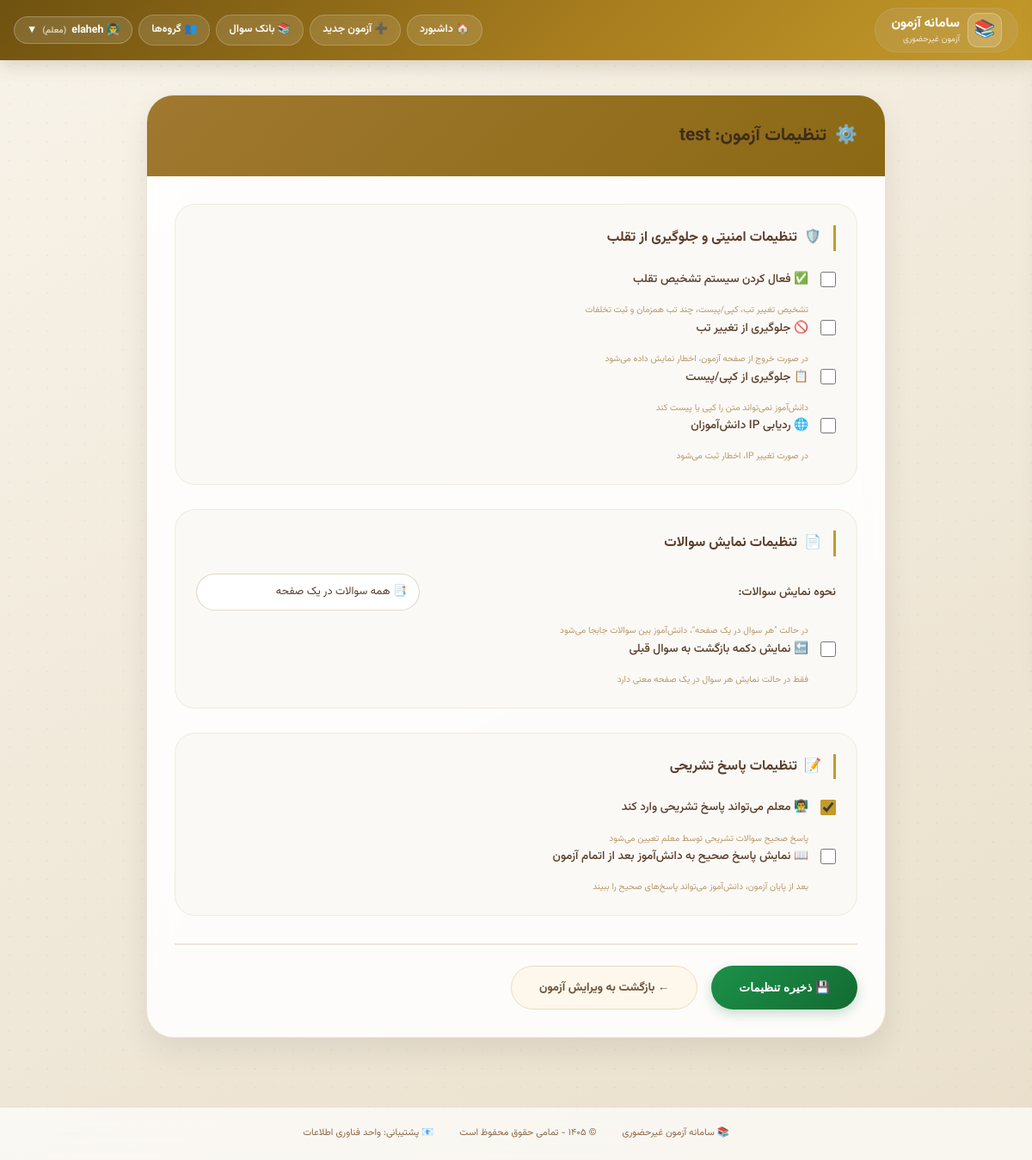
Screenshot of /teacher/exam/22/settings/ (signed in) with the database file from the repository.
### accounts/models.py (models this page shows, shortened)
class User(AbstractUser):
    ROLE_CHOICES = [
        ('admin', 'ادمین'),
        ('teacher', 'معلم'),
        ('student', 'دانش‌آموز'),
    ]
    role = models.CharField(max_length=10, choices=ROLE_CHOICES, default='student')
    grade = models.ForeignKey(Grade, on_delete=models.SET_NULL, null=True, blank=True)
    student_code = models.CharField(max_length=10, unique=True, null=True, blank=True)
    phone = models.CharField(max_length=15, blank=True)

### exams/models.py (models this page shows, shortened)
class Exam(models.Model):
    title = models.CharField(max_length=200)
    teacher = models.ForeignKey(settings.AUTH_USER_MODEL, on_delete=models.CASCADE,
                                limit_choices_to={'role': 'teacher'})
    grade = models.ForeignKey(Grade, on_delete=models.CASCADE)
    duration_minutes = models.IntegerField()
    start_time = models.DateTimeField()
    end_time = models.DateTimeField()
    students = models.ManyToManyField(settings.AUTH_USER_MODEL, related_name='exams',
                                      limit_choices_to={'role': 'student'})
    is_active = models.BooleanField(default=True)
    show_score_to_student = models.BooleanField(default=False)
    created_at = models.DateTimeField(auto_now_add=True)
    random_questions = models.BooleanField(default=False)
    enable_anti_cheat = models.BooleanField(default=True, verbose_name="فعال کردن سیستم تشخیص تقلب")
    prevent_tab_switch = models.BooleanField(default=True, verbose_name="جلوگیری از تغییر تب")
    prevent_copy_paste = models.BooleanField(default=True, verbose_name="جلوگیری از کپی/پیست")
    track_ip = models.BooleanField(default=True, verbose_name="ردیابی IP")
    TIMER_TYPE_CHOICES = [
        ('floating', 'تایم شناور (از لحظه شروع دانش‌آموز)'),
        ('fixed', 'تایم ثابت (همه تا زمان پایان مشخص)'),
    ]
    timer_type = models.CharField(
        max_length=20,
        choices=TIMER_TYPE_CHOICES,
        default='floating',
        verbose_name="نوع تایمر"
    )
    show_questions_mode = models.CharField(
        max_length=20,
        choices=[('all', 'همه سوالات در یک صفحه'), ('one_by_one', 'هر سوال در یک صفحه')],
        default='one_by_one',
        verbose_name="نحوه نمایش سوالات"
    )
    show_back_button = models.BooleanField(default=True, verbose_name="نمایش دکمه بازگشت به سوال قبلی")
    allow_teacher_answer = models.BooleanField(default=True, verbose_name="معلم می‌تواند پاسخ تشریحی وارد کند")
    show_answers_after_exam = models.BooleanField(default=False,
                                                  verbose_name="نمایش پاسخ صحیح به دانش‌آموز بعد از اتمام")

### teacher_panel/views.py (the view, shortened to what this page needs)
# urls.py: path('exam/<int:exam_id>/settings/', views.exam_settings, name='exam_settings'),
@login_required
def exam_settings(request, exam_id):
    exam = get_object_or_404(Exam, id=exam_id, teacher=request.user)
    return render(request, 'teacher_panel/exam_settings.html', {'exam': exam})

### exams/context_processors.py (called while the page is built)
def announcements(request):
    user = getattr(request, 'user', None)
    if user is None or not getattr(user, 'is_authenticated', False) or user.role != 'student':
        return {}
    qs = Announcement.objects.filter(Q(grade__isnull=True) | Q(grade_id=user.grade_id))
    return {'bell_announcements': list(qs[:8]), 'bell_count': qs.count()}

### templates/teacher_panel/exam_settings.html (shortened to what this page needs)
{% extends 'base.html' %}
{% load static %}
{% block content %}
<div class="settings-container">
    <div class="glass-card">
        <div class="card-header">
            <h3>
                <span>⚙️</span>
                تنظیمات آزمون: {{ exam.title }}
            </h3>
        </div>
        <div class="card-body">
            <form method="post">
                <div class="settings-section">
                    <h4>
                        <span>🛡️</span>
                        تنظیمات امنیتی و جلوگیری از تقلب
                    </h4>
                    <div class="setting-item">
                        <input type="checkbox" name="enable_anti_cheat" id="enable_anti_cheat" {% if exam.enable_anti_cheat %}checked{% endif %}>
                        <label for="enable_anti_cheat">✅ فعال کردن سیستم تشخیص تقلب</label>
                    </div>
                    <div class="help-text">تشخیص تغییر تب، کپی/پیست، چند تب همزمان و ثبت تخلفات</div>
                    <div class="setting-item">
                        <input type="checkbox" name="prevent_tab_switch" id="prevent_tab_switch" {% if exam.prevent_tab_switch %}checked{% endif %}>
                        <label for="prevent_tab_switch">🚫 جلوگیری از تغییر تب</label>
                    </div>
                    <div class="help-text">در صورت خروج از صفحه آزمون، اخطار نمایش داده می‌شود</div>
                    <div class="setting-item">
                        <input type="checkbox" name="prevent_copy_paste" id="prevent_copy_paste" {% if exam.prevent_copy_paste %}checked{% endif %}>
                        <label for="prevent_copy_paste">📋 جلوگیری از کپی/پیست</label>
                    </div>
                    <div class="help-text">دانش‌آموز نمی‌تواند متن را کپی یا پیست کند</div>
                    <div class="setting-item">
                        <input type="checkbox" name="track_ip" id="track_ip" {% if exam.track_ip %}checked{% endif %}>
                        <label for="track_ip">🌐 ردیابی IP دانش‌آموزان</label>
                    </div>
                    <div class="help-text">در صورت تغییر IP، اخطار ثبت می‌شود</div>
                </div>
                <div class="settings-section">
                    <h4>
                        <span>📄</span>
                        تنظیمات نمایش سوالات
                    </h4>
                    <div class="setting-item">
                        <label>نحوه نمایش سوالات:</label>
                        <select name="show_questions_mode">
                            <option value="all" {% if exam.show_questions_mode == 'all' %}selected{% endif %}>
                                📑 همه سوالات در یک صفحه
                            </option>
                        </select>
                    </div>
                    <div class="help-text">در حالت "هر سوال در یک صفحه"، دانش‌آموز بین سوالات جابجا می‌شود</div>
                    <div class="setting-item">
                        <input type="checkbox" name="show_back_button" id="show_back_button" {% if exam.show_back_button %}checked{% endif %}>
                        <label for="show_back_button">🔙 نمایش دکمه بازگشت به سوال قبلی</label>
                    </div>
                    <div class="help-text">فقط در حالت نمایش هر سوال در یک صفحه معنی دارد</div>
                </div>
                <div class="settings-section">
                    <h4>
                        <span>📝</span>
                        تنظیمات پاسخ تشریحی
                    </h4>
                    <div class="setting-item">
                        <input type="checkbox" name="allow_teacher_answer" id="allow_teacher_answer" {% if exam.allow_teacher_answer %}checked{% endif %}>
                        <label for="allow_teacher_answer">👨‍🏫 معلم می‌تواند پاسخ تشریحی وارد کند</label>
                    </div>
                    <div class="help-text">پاسخ صحیح سوالات تشریحی توسط معلم تعیین می‌شود</div>
                    <div class="setting-item">
                        <input type="checkbox" name="show_answers_after_exam" id="show_answers_after_exam" {% if exam.show_answers_after_exam %}checked{% endif %}>
                        <label for="show_answers_after_exam">📖 نمایش پاسخ صحیح به دانش‌آموز بعد از اتمام آزمون</label>
                    </div>
                    <div class="help-text">بعد از پایان آزمون، دانش‌آموز می‌تواند پاسخ‌های صحیح را ببیند</div>
                </div>
                <div class="form-actions">
                    <button type="submit" class="btn-save">
                        💾 ذخیره تنظیمات
                    </button>
                    <a href="{% url 'edit_exam' exam.id %}" class="btn-back">
                        ← بازگشت به ویرایش آزمون
                    </a>
                </div>
            </form>
        </div>
    </div>
</div>
{% endblock %}

### templates/base.html (shortened to what this page needs)
<!DOCTYPE html>
<html dir="rtl" lang="fa">
<head>
    {% load static %}
    <link rel="stylesheet" href="{% static 'css/site.css' %}?v=1">
</head>
<body>
<div class="navbar">
    <div class="nav-container">
        <div class="logo">
            <span class="logo-icon">📚</span>
            <div>
                <div class="logo-text">سامانه آزمون</div>
                <div class="logo-sub">آزمون غیرحضوری</div>
            </div>
        </div>
        <div class="nav-links">
            {% if user.is_authenticated %}
                {% if user.role == 'admin' %}
                    <a href="{% url 'admin_dashboard' %}" class="nav-link">🏠 داشبورد</a>
                    <a href="{% url 'manage_users' %}" class="nav-link">👥 مدیریت کاربران</a>
                    <a href="{% url 'manage_exams' %}" class="nav-link">📋 مدیریت آزمون‌ها</a>
                    <a href="{% url 'system_logs' %}" class="nav-link">📜 لاگ سیستم</a>
                {% elif user.role == 'teacher' %}
                    <a href="{% url 'teacher_dashboard' %}" class="nav-link">🏠 داشبورد</a>
                    <a href="{% url 'create_exam' %}" class="nav-link">➕ آزمون جدید</a>
                    <a href="{% url 'question_bank' %}" class="nav-link">📚 بانک سوال</a>
                    <a href="{% url 'groups' %}" class="nav-link">👥 گروه‌ها</a>
                {% endif %}
                <div class="dropdown" id="userDropdown">
                    <button class="dropdown-btn" id="dropdownBtn">
                        {% if user.role == 'admin' %}🛡️
                        {% elif user.role == 'teacher' %}👨‍🏫
                        {% else %}👤{% endif %}
                        {{ user.get_full_name|default:user.username }}
                        <span style="font-size: 10px; opacity: 0.7;">
                            ({% if user.role == 'admin' %}ادمین{% elif user.role == 'teacher' %}معلم{% else %}دانش‌آموز{% endif %})
                        </span>
                        ▼
                    </button>
                </div>
            {% else %}
                <a href="{% url 'login' %}" class="nav-link">🔐 ورود</a>
            {% endif %}
        </div>
    </div>
</div>
<div class="main-content">
    {% block content %}{% endblock %}
</div>
<div class="footer">
    <div class="footer-content">
        <span>📚 سامانه آزمون غیرحضوری</span>
        <span>© ۱۴۰۵ - تمامی حقوق محفوظ است</span>
        <span>📧 پشتیبانی: واحد فناوری اطلاعات</span>
    </div>
</div>
</body>
</html>

### static/css/site.css (style rules this page uses)
@media screen { :root { --bg1: #f8f3e9; --bg2: #e9dfcb; --card: #fffdfa; --card2: #fdf7ec; --ink: #3d2c1c; --ink2: #6d543a; --ink3: #9c8568; --line: #e9dcc4; --line2: #f3ead9; --gold: #c49a2b; --gold2: #a67c1e; --gold3: #7d5d10; --goldsoft: #fdf4de; --ok: #157a3b; --oksoft: #e7f6ec; --okline: #b9e2c6; --warn: #b96c07; --warnsoft: #fff3e0; --warnline: #f3d3a4; --err: #bd2222; --errsoft: #fdecec; --errline: #f2c4c4; --r-lg: 20px; --r-md: 14px; --r-sm: 10px; --sh1: 0 1px 2px rgba(80, 55, 30, .05), 0 6px 18px rgba(80, 55, 30, .06); } }
@media screen { html { -webkit-text-size-adjust: 100%; } }
@media screen { body { background-image: radial-gradient(rgba(140, 105, 20, .05) 1px, transparent 1.4px), linear-gradient(150deg, var(--bg1) 0%, var(--bg2) 100%); background-size: 22px 22px, auto; background-attachment: fixed; color: var(--ink); font-family: 'Vazirmatn', 'Segoe UI', Tahoma, system-ui, sans-serif; line-height: 1.85; } }
@media screen { body::before { content: none; } }
@media screen { h1, h2, h3, h4 { color: var(--ink); } }
@media screen { a { color: var(--gold3); } }
@media screen { .navbar { position: sticky; top: 0; z-index: 900; background: linear-gradient(135deg, #6f5210, #a67c1e 55%, #c49a2b); border: none; box-shadow: 0 6px 20px rgba(80, 55, 30, .18); backdrop-filter: none; border-radius: 0; } }
@media screen { .nav-container { max-width: 1240px; margin: 0 auto; display: flex; align-items: center; gap: 12px; padding: 9px 16px; } }
@media screen { .logo { display: flex; align-items: center; gap: 9px; } }
@media screen { .logo-icon { width: 40px; height: 40px; font-size: 1.25rem; background: rgba(255, 255, 255, .16); border: 1px solid rgba(255, 255, 255, .28); border-radius: 12px; display: grid; place-items: center; } }
@media screen { .logo-text { color: #fff; font-weight: 800; font-size: .95rem; line-height: 1.4; } }
@media screen { .logo-sub { color: rgba(255, 255, 255, .78); font-size: .62rem; line-height: 1.4; } }
@media screen { .nav-links { display: flex; align-items: center; gap: 7px; flex-wrap: wrap; } }
@media screen { .nav-link { color: rgba(255, 255, 255, .94); text-decoration: none; background: rgba(255, 255, 255, .12); border: 1px solid rgba(255, 255, 255, .2); padding: 5px 14px; border-radius: 999px; font-size: .78rem; font-weight: 600; transition: .15s; white-space: nowrap; } }
@media screen { .dropdown-btn { display: inline-flex; align-items: center; gap: 6px; cursor: pointer; color: #fff; background: rgba(255, 255, 255, .12); border: 1px solid rgba(255, 255, 255, .25); padding: 5px 14px; border-radius: 999px; font-size: .78rem; font-weight: 700; font-family: inherit; } }
@media screen { input[type=text], input[type=search], input[type=password], input[type=number], input[type=email], input[type=date], input[type=datetime-local], select, textarea { background: #fff; border: 1.5px solid var(--line); border-radius: var(--r-md); padding: 9px 12px; font-size: .88rem; color: var(--ink); font-family: inherit; transition: .15s; line-height: 1.7; } }
@media screen { select { appearance: none; -webkit-appearance: none; background-repeat: no-repeat; background-position: left 12px center; background-size: 12px 8px; padding-left: 32px; cursor: pointer; } }
@media screen { label { font-size: .78rem; font-weight: 700; color: var(--ink2); } }
@media screen { a[class*="btn-"], a.btn { text-decoration: none; } }
@media screen { .btn-success, .btn-results, .btn-save, .btn-submit, .btn-answers { background: linear-gradient(135deg, #1c9149, #136b33); color: #fff; border-color: transparent; box-shadow: 0 5px 14px rgba(19, 107, 51, .22); } }
@media screen { .btn-secondary, .btn-print, .btn-toggle, .btn-back { background: var(--card2); color: var(--ink2); border: 1.5px solid var(--line); } }
@media screen { .exam-card, .stat-card, .btn, .nav-link, .group-chip { transition: all .18s ease; } }

### rows the page displays
User: get_full_name "elaheh"
Exam: title "test", show_questions_mode "📑 همه سوالات در یک صفحه", allow_teacher_answer "☑"
